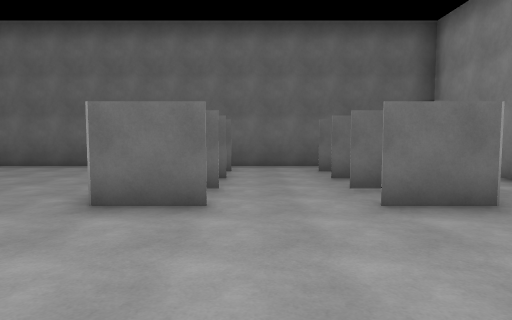
[1] (above)

15 first-person views from a walk through a 3-D level made in the Unity game engine. The camera is 1.5 m above the floor, tilts 4° down and sees 75° across. The floor is counted in squares, 2 m on a side. Each view is taken from the middle of a square. On the plan, view 1 faces up. The plan holds only what a view shows up to about 11 squares ahead; the rest is blank. The player is left out. Some surface patterns are stand-ins.

[2]
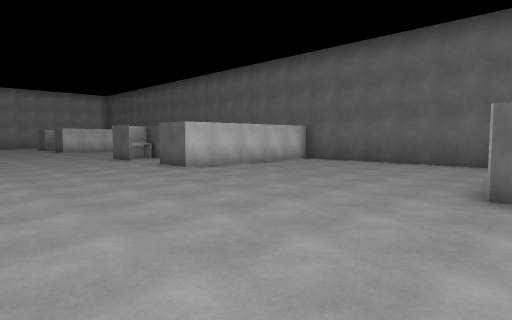

[3]
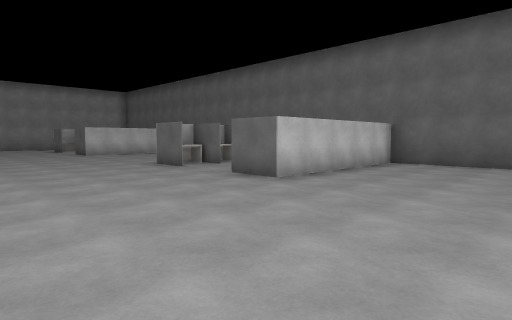

[4]
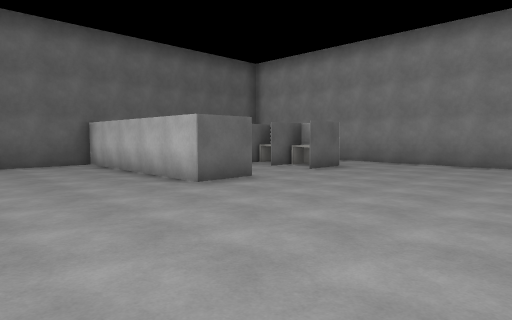

[5]
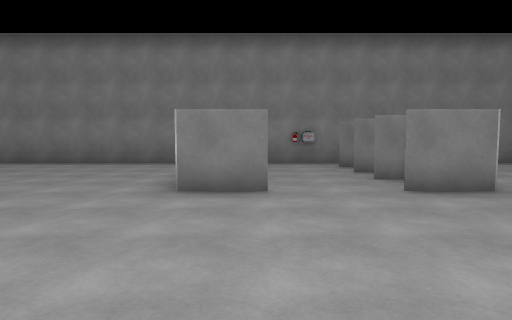

[6]
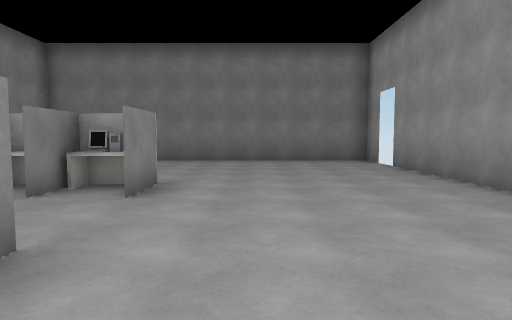

[7]
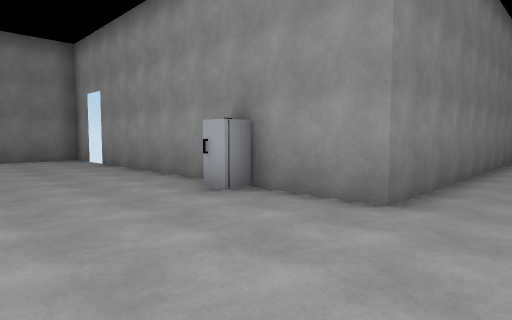

[8]
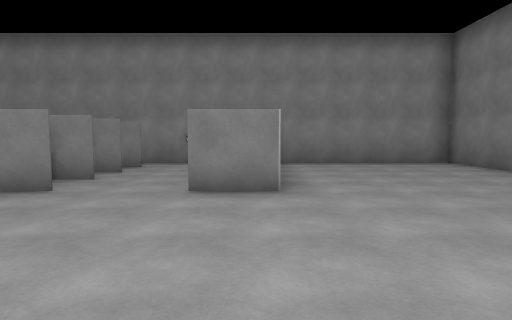

[9]
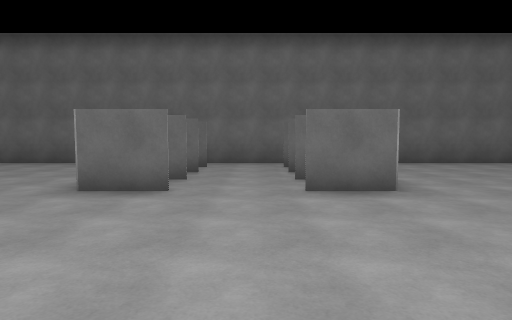

[10]
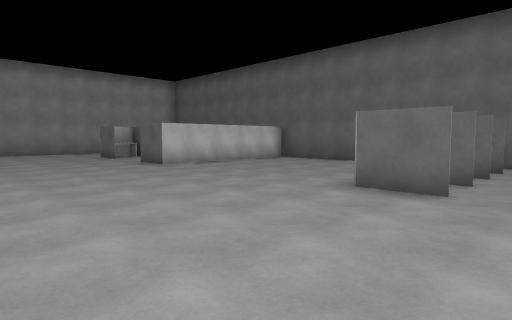

[11]
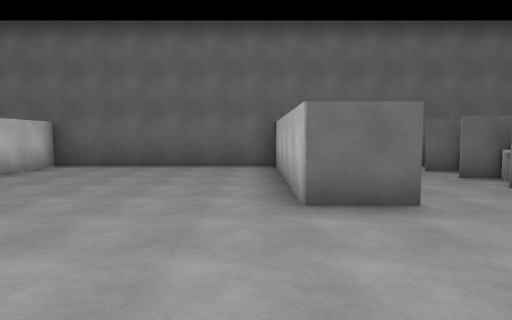

[12]
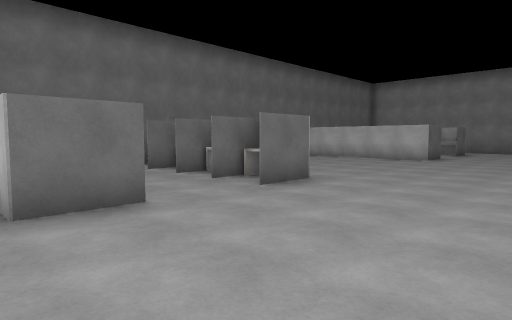

[13]
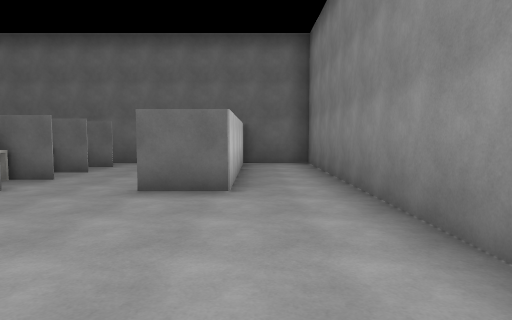

[14]
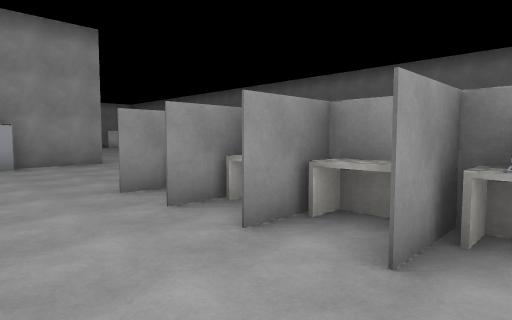

[15]
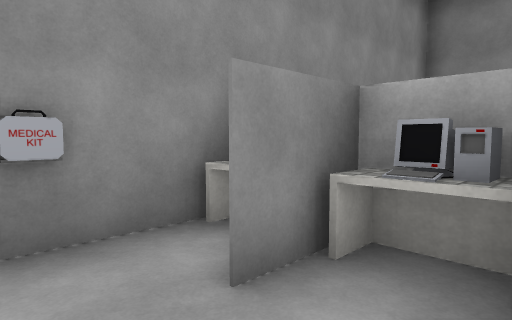

### Floor plan
Key: @ floor where view 1 was taken; # wall or solid block; . floor; = window, fence, low wall or low ledge; E desk; F fridge.
Columns run from 22 left of view 1 to 5 right of it. Each row starts with its distance up from view 1.
  9     ########################
  8      ..... ... .....#... ..#
  7      ..... ..# .....# .. ..#
  6      .....#..##......#..#..#
  5      .....E..#E.....# ..E..#
  4      .....E..EE.....#E..E..#
  3  ..........................#
  2 ...........................#
  1 ...........................#
  0   ....................@....#
 -1         ...................#
 -2          ########..... E#EE#
 -3                 #.....###=.#
 -4                 #F.........#
 -5                 #.....###=.#
 -6                 #.....EE#EE#
 -7                 #..........#
 -8                 #..........#
 -9                 #..........#
-10                  ..........#
-11                 #..........#
-12                 ############

Where each view was taken, in squares from view 1:
view 1: 0 up, 0 right, facing up
view 2: 1 down, 1 left, facing up-left
view 3: 1 down, 4 left, facing up-left
view 4: 1 down, 5 left, facing up-right
view 5: 3 down, 5 left, facing right
view 6: 1 down, 2 left, facing down
view 7: 0 up, 2 left, facing down-left
view 8: 6 down, 5 left, facing right
view 9: 1 down, 10 left, facing up
view 10: 1 down, 10 left, facing up-left
view 11: 0 up, 13 left, facing up
view 12: 0 up, 13 left, facing up-right
view 13: 1 down, 3 right, facing up
view 14: 5 down, 4 right, facing up-left
view 15: 4 down, 2 right, facing down-right
